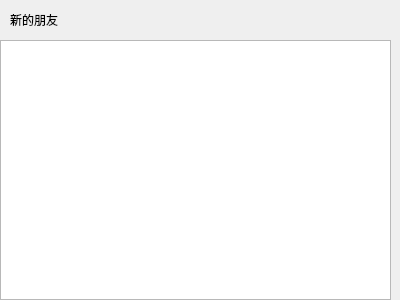
<?xml version="1.0" encoding="UTF-8"?>
<ui version="4.0">
 <class>ApplyFriendPage</class>
 <widget class="QWidget" name="ApplyFriendPage">
  <property name="geometry">
   <rect>
    <x>0</x>
    <y>0</y>
    <width>400</width>
    <height>300</height>
   </rect>
  </property>
  <property name="windowTitle">
   <string>ApplyFriendPage</string>
  </property>
  <layout class="QVBoxLayout" name="verticalLayout">
   <property name="spacing">
    <number>0</number>
   </property>
   <property name="leftMargin">
    <number>0</number>
   </property>
   <property name="topMargin">
    <number>0</number>
   </property>
   <property name="rightMargin">
    <number>0</number>
   </property>
   <property name="bottomMargin">
    <number>0</number>
   </property>
   <item>
    <widget class="QWidget" name="friend_apply_wid" native="true">
     <layout class="QHBoxLayout" name="horizontalLayout">
      <property name="spacing">
       <number>0</number>
      </property>
      <property name="leftMargin">
       <number>0</number>
      </property>
      <property name="topMargin">
       <number>0</number>
      </property>
      <property name="rightMargin">
       <number>0</number>
      </property>
      <property name="bottomMargin">
       <number>0</number>
      </property>
      <item>
       <spacer name="horizontalSpacer_2">
        <property name="orientation">
         <enum>Qt::Horizontal</enum>
        </property>
        <property name="sizeType">
         <enum>QSizePolicy::Fixed</enum>
        </property>
        <property name="sizeHint" stdset="0">
         <size>
          <width>10</width>
          <height>20</height>
         </size>
        </property>
       </spacer>
      </item>
      <item>
       <widget class="QLabel" name="friend_apply_lb">
        <property name="minimumSize">
         <size>
          <width>0</width>
          <height>40</height>
         </size>
        </property>
        <property name="maximumSize">
         <size>
          <width>16777215</width>
          <height>40</height>
         </size>
        </property>
        <property name="text">
         <string>新的朋友</string>
        </property>
       </widget>
      </item>
     </layout>
    </widget>
   </item>
   <item>
    <widget class="QWidget" name="widget_2" native="true">
     <layout class="QVBoxLayout" name="verticalLayout_2">
      <property name="spacing">
       <number>0</number>
      </property>
      <property name="leftMargin">
       <number>0</number>
      </property>
      <property name="topMargin">
       <number>0</number>
      </property>
      <property name="bottomMargin">
       <number>0</number>
      </property>
      <item>
       <widget class="ApplyFriendList" name="apply_friend_list"/>
      </item>
     </layout>
    </widget>
   </item>
  </layout>
 </widget>
 <customwidgets>
  <customwidget>
   <class>ApplyFriendList</class>
   <extends>QListWidget</extends>
   <header location="global">ApplyFriendList.h</header>
  </customwidget>
 </customwidgets>
 <resources/>
 <connections/>
</ui>
